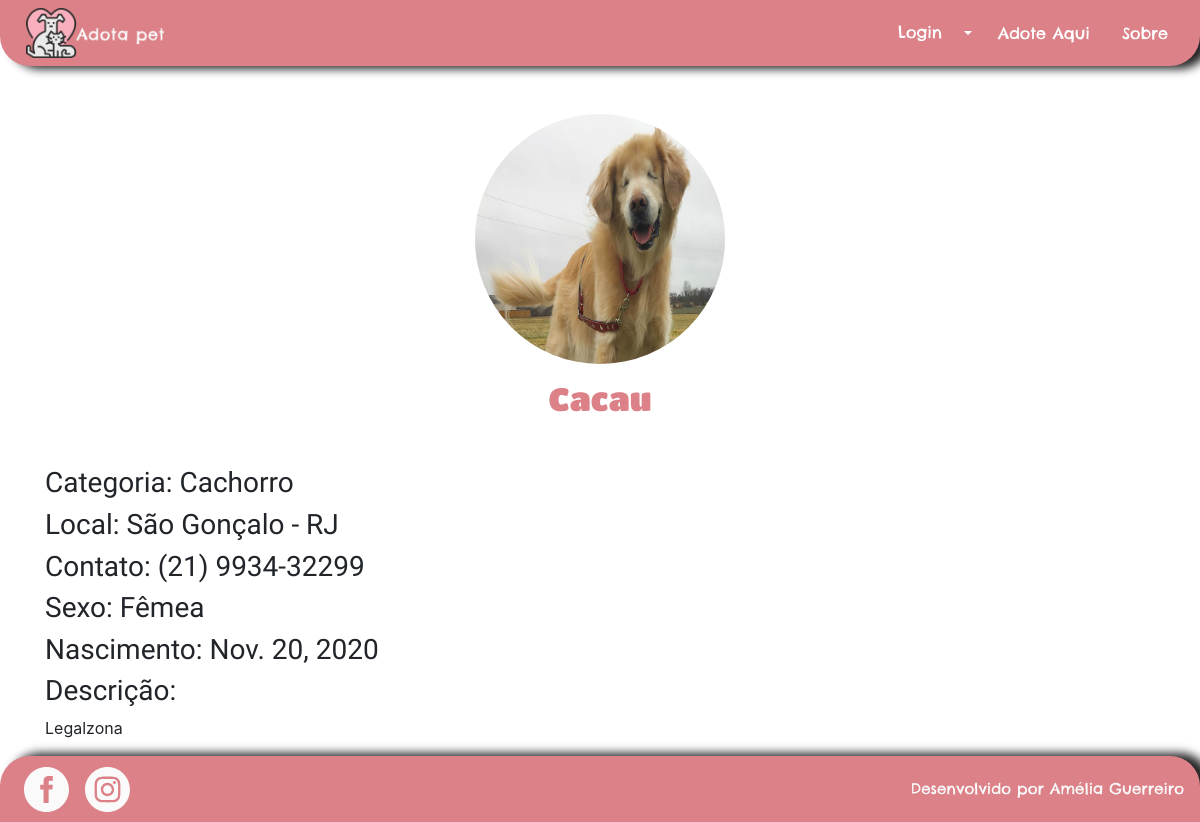
/pets/exibe_pet/2, run on an earlier commit of the app's database.
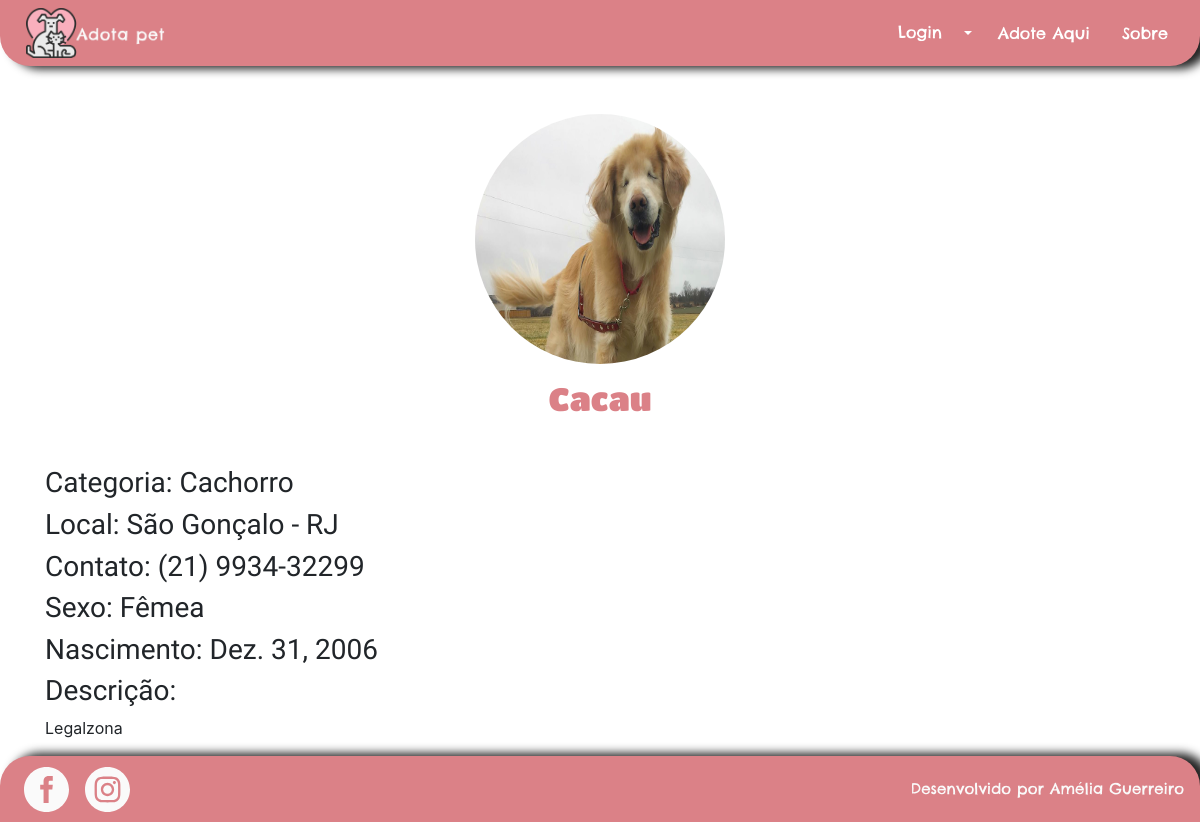
And on a later commit of the database.
### pet/models.py (models this page shows, shortened)
class Pet(models.Model):
    categoria = models.ForeignKey(Categoria, related_name='pets', on_delete=models.DO_NOTHING)
    nome = models.CharField(max_length=100, db_index=True)
    slug = models.SlugField(max_length=100)
    imagem = models.CharField(max_length=50, blank=True)
    preco = models.DecimalField(max_digits=6, decimal_places=2)
    disponivel = models.BooleanField(default=False)
    link_instagram = models.URLField(max_length=200, blank=True)
    link_facebook = models.URLField(max_length=200, blank=True)
    telefone = models.CharField(max_length=15)
    sexo_escolhas = [('F', 'Fêmea'), ('M', 'Macho'), ('N', 'Não sei')]
    sexo = models.CharField(max_length=1, choices=sexo_escolhas, default='N')
    descricao = models.TextField()
    data_cadastro = models.DateField(default=datetime.now)
    data_nascimento = models.DateField(blank=True)
    likes = models.PositiveIntegerField(default=0)
    dislikes = models.PositiveIntegerField(default=0)
    raca = models.CharField(max_length=20, blank=True)
    estado_escolhas = [('AC', 'Acre'), ('AL', 'Alagoas'), ('AP', 'Amapá'), ('AM', 'Amazonas'),
                       ('BA', 'Bahia'), ('CE', 'Ceará'), ('ES', 'Espírito Santo'), ('GO', 'Goiás'),
                       ('MA', 'Maranhão'), ('MT', 'Mato Grosso'), ('MS', 'Mato Grosso do Sul'),
                       ('MG', 'Minas Gerais'), ('PA', 'Pará'), ('PB', 'Paraíba'), ('PR', 'Paraná'),
                       ('PE', 'Pernambuco'),('PI', 'Piauí'), ('RJ', 'Rio de Janeiro'),
                       ('RN', 'Rio Grande do Norte'), ('RS', 'Rio Grande do Sul'),
                       ('RO', 'Rondônia'), ('RR', 'Roraima'), ('SC', 'Santa Catarina'),
                       ('SP', 'São Paulo'), ('SE', 'Sergipe'),
                       ('TO', 'Tocantins'), ('DF', 'Distrito Federal')]
    estado = models.CharField(max_length=2, choices=estado_escolhas)
    cep = models.CharField(max_length=9)
    cidade = models.CharField(max_length=20)
    usuario = models.ForeignKey(User, on_delete=models.CASCADE, null=True)
    class Meta:
        db_table='pet'
    def get_sexo(self):
        if self.sexo == "M":
            return "Macho"
        elif self.sexo == "F":
            return "Fêmea"
        elif self.sexo == "N":
            return "Não sabe"

### categoria/models.py (models this page shows)
class Categoria(models.Model):
    nome = models.CharField(max_length=70, db_index=True, unique=True)
    slug = models.SlugField(max_length=70)
    class Meta:
        db_table = 'categoria'
        ordering = ('nome', )
    def __str__(self):
        return self.nome

### pet/views.py (the view)
# urls.py: path('exibe_pet/<int:id>', views.exibe_pet, name='exibe_pet'),
def exibe_pet(request, id):
    pet = get_object_or_404(Pet, pk=id)
    request.session['pet_id_del'] = id
    return render(request, 'pet/exibe_pet.html', {'pet': pet})

### pet/templates/pet/exibe_pet.html (shortened to what this page needs)
{%  extends "base.html" %}
{% load static %}
{% block corpo %}
<section class="container">
    <img style="height: 250px; width: 250px; border-radius: 500px" class="img-fluid mx-auto d-block mt-5"
        src="{% static 'images/pets/' %}{{ pet.imagem }}" alt="{{ pet.nome }}">
    <h2 class="text-center mt-3 text-primary">{{ pet.nome }}</h2>
    <h3 class="mt-5">Categoria: {{ pet.categoria }}</h3>
    <h3>Local: {{ pet.cidade }} - {{ pet.estado }}</h3>
        <h3>Contato: {{ pet.telefone }}</h3>
        <h3>Sexo: {{ pet.get_sexo }}</h3>
    <h3>Nascimento: {{ pet.data_nascimento }}</h3>
    <h3>Descrição:</h3>
    <p>{{ pet.descricao }}</p>
</section>
{% endblock %}

What changed in the data, as far as the page shows it:
changed Pet "Cacau": data_nascimento "Nov. 20, 2020" → "Dez. 31, 2006"
